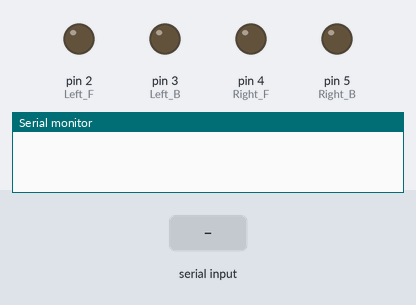
Simulated run of this sketch. Board: Arduino Uno, built with avr-gcc and run on an emulated ATmega328P. Parts: output pins drawn as LEDs (lit = HIGH), the last lines printed to the serial monitor. The inputs (shaded band) are chosen by the test bench.

Above: at 1.2 s.
1.3 s: "f" received over the second serial link
At 2.2 s:
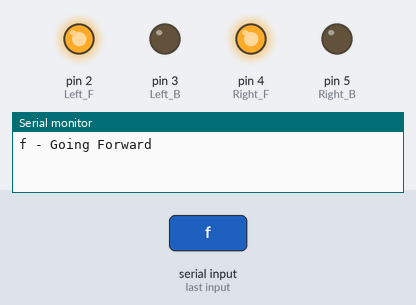
2.8 s: "b" received over the second serial link
At 3.4 s:
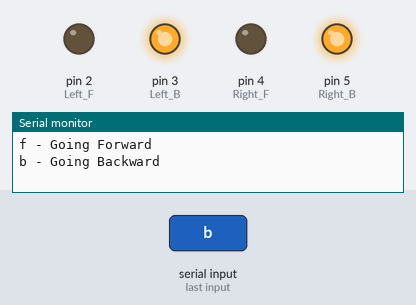
4.3 s: "l" received over the second serial link
At 5.5 s:
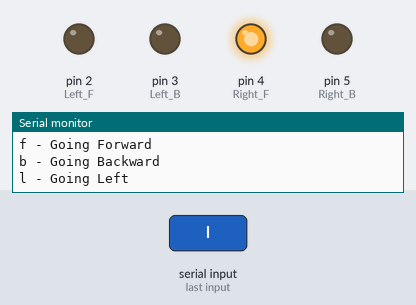
5.8 s: "r" received over the second serial link
At 6.8 s:
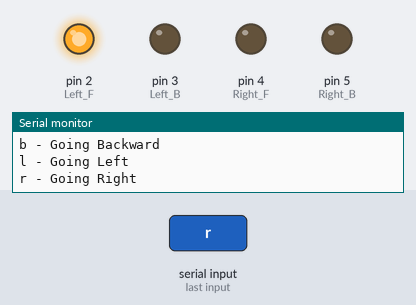
Timing chart, 0 to 8.3 s (numbered marks = the images above; inputs shaded):
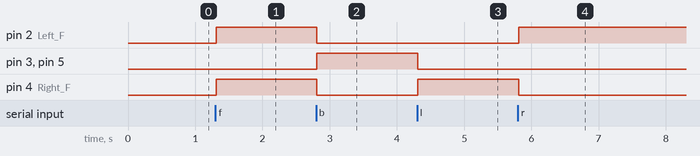

Measured:
- after the input at 1.3 s, pin 2 (Left_F), pin 4 (Right_F): LOW → HIGH at once
- after the input at 2.8 s, pin 2 (Left_F), pin 4 (Right_F): HIGH → LOW at once; pin 3 (Left_B), pin 5 (Right_B): LOW → HIGH at once
- after the input at 4.3 s, pin 3 (Left_B), pin 5 (Right_B): HIGH → LOW at once; pin 4 (Right_F): LOW → HIGH at once
- after the input at 5.8 s, pin 2 (Left_F): LOW → HIGH at once; pin 4 (Right_F): HIGH → LOW at once

The sketch:

Bluetooth-Car.ino
```cpp
#include <SoftwareSerial.h>
SoftwareSerial BT(6, 7); // TX, RX respetively
String readdata;

// Car control pins
#define Left_F 2
#define Left_B 3
#define Right_F 4
#define Right_B 5

void setup()
{
    BT.begin(9600);
    Serial.begin(9600);
    pinMode(Left_F, OUTPUT);
    pinMode(Left_B, OUTPUT);
    pinMode(Right_F, OUTPUT);
    pinMode(Right_B, OUTPUT);
}
//-----------------------------------------------------------------------//
void loop()
{
    while (BT.available())
    {                       // Check if there is an available byte to read
        delay(10);          // Delay added to make thing stable
        char c = BT.read(); // Conduct a serial read
        // int servopo3 = BT.read();
        readdata = c; // build the string- "forward", "reverse", "left" and "right"
    }
    if (readdata.length() > 0)
    {
        Serial.print(readdata);

        if (readdata == "f")
        {
            digitalWrite(Left_F, HIGH);
            digitalWrite(Left_B, LOW);
            digitalWrite(Right_F, HIGH);
            digitalWrite(Right_B, LOW);
            Serial.println(" - Going Forward");
            // delay(100);
        }

        else if (readdata == "b")
        {
            digitalWrite(Left_F, LOW);
            digitalWrite(Left_B, HIGH);
            digitalWrite(Right_F, LOW);
            digitalWrite(Right_B, HIGH);
            Serial.println(" - Going Backward");
            // delay(100);
        }

        else if (readdata == "l")
        {
            digitalWrite(Left_F, LOW);
            digitalWrite(Left_B, LOW);
            digitalWrite(Right_F, HIGH);
            digitalWrite(Right_B, LOW);
            Serial.println(" - Going Left");
            // delay(100);
        }

        else if (readdata == "r")
        {
            digitalWrite(Left_F, HIGH);
            digitalWrite(Left_B, LOW);
            digitalWrite(Right_F, LOW);
            digitalWrite(Right_B, LOW);
            Serial.println(" - Going Right");
            // delay(100);
        }

        else if (readdata == "x")
        {
            digitalWrite(Left_F, LOW);
            digitalWrite(Left_B, LOW);
            digitalWrite(Right_F, LOW);
            digitalWrite(Right_B, LOW);
            Serial.println(" - Stopping\n");
            // delay(100);
        }

        readdata = "";
    }
} // Reset the variable
```
